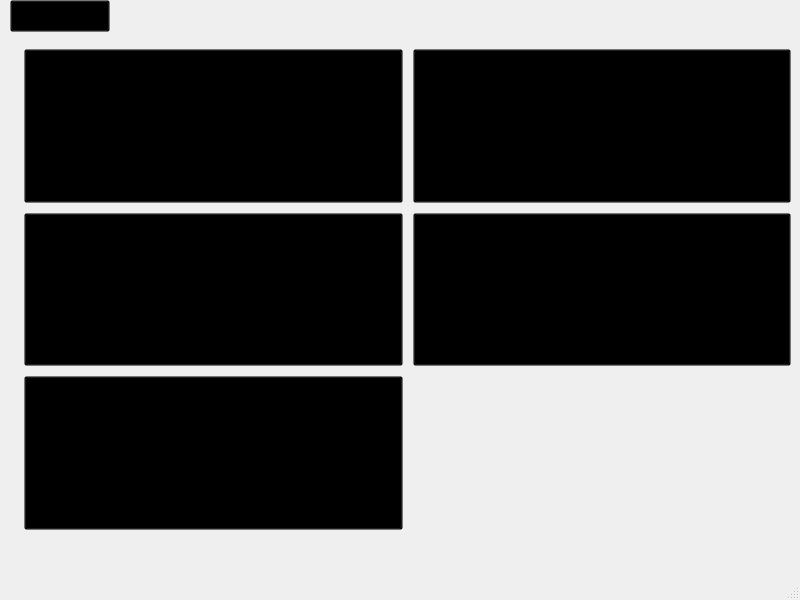
<?xml version="1.0" encoding="UTF-8"?>
<ui version="4.0">
 <class>LevelSelect</class>
 <widget class="QMainWindow" name="LevelSelect">
  <property name="geometry">
   <rect>
    <x>0</x>
    <y>0</y>
    <width>800</width>
    <height>600</height>
   </rect>
  </property>
  <property name="windowTitle">
   <string>MainWindow</string>
  </property>
  <property name="styleSheet">
   <string notr="true">
QPushButton
{
   background-color: transparent;
	font: 26pt &quot;Century Gothic&quot;;
	color: rgb(0, 0, 0);
}
QPushButton#menuButton
{
	font: 18pt &quot;Century Gothic&quot;;
	color: rgb(0, 0, 0);
}
QPushButton:pressed
{
	color: rgba(255, 255, 255, 200);
background-color: rgba(255, 255, 255, 200);
}
QPushButton:hover:!pressed
{
  color: rgba(255, 255, 255, 200);
background-color: rgba(255, 255, 255, 200);
}</string>
  </property>
  <widget class="QWidget" name="centralwidget">
   <widget class="QWidget" name="gridLayoutWidget">
    <property name="geometry">
     <rect>
      <x>-1</x>
      <y>49</y>
      <width>817</width>
      <height>481</height>
     </rect>
    </property>
    <layout class="QGridLayout" name="gridLayout">
     <property name="spacing">
      <number>0</number>
     </property>
     <item row="0" column="0">
      <spacer name="horizontalSpacer_2">
       <property name="orientation">
        <enum>Qt::Horizontal</enum>
       </property>
       <property name="sizeType">
        <enum>QSizePolicy::Fixed</enum>
       </property>
       <property name="sizeHint" stdset="0">
        <size>
         <width>25</width>
         <height>20</height>
        </size>
       </property>
      </spacer>
     </item>
     <item row="2" column="1">
      <widget class="QPushButton" name="mergeSort">
       <property name="sizePolicy">
        <sizepolicy hsizetype="Minimum" vsizetype="Expanding">
         <horstretch>0</horstretch>
         <verstretch>0</verstretch>
        </sizepolicy>
       </property>
       <property name="styleSheet">
        <string notr="true">border-image: url(:/graphics/merge-sort.png);</string>
       </property>
       <property name="text">
        <string>MERGE SORT</string>
       </property>
       <property name="icon">
        <iconset>
         <disabledoff>:/graphics/lock.png</disabledoff>
        </iconset>
       </property>
       <property name="iconSize">
        <size>
         <width>64</width>
         <height>64</height>
        </size>
       </property>
      </widget>
     </item>
     <item row="0" column="3">
      <widget class="QPushButton" name="insertionSort">
       <property name="sizePolicy">
        <sizepolicy hsizetype="Minimum" vsizetype="Expanding">
         <horstretch>0</horstretch>
         <verstretch>0</verstretch>
        </sizepolicy>
       </property>
       <property name="styleSheet">
        <string notr="true">border-image: url(:/graphics/insertion-sort.png);</string>
       </property>
       <property name="text">
        <string>INSERTION SORT</string>
       </property>
       <property name="icon">
        <iconset resource="graphics.qrc">
         <normaloff>:/graphics/lock.png</normaloff>
         <disabledoff>:/graphics/lock.png</disabledoff>:/graphics/lock.png</iconset>
       </property>
       <property name="iconSize">
        <size>
         <width>64</width>
         <height>64</height>
        </size>
       </property>
       <property name="checkable">
        <bool>false</bool>
       </property>
      </widget>
     </item>
     <item row="0" column="2">
      <spacer name="horizontalSpacer">
       <property name="orientation">
        <enum>Qt::Horizontal</enum>
       </property>
       <property name="sizeType">
        <enum>QSizePolicy::Fixed</enum>
       </property>
       <property name="sizeHint" stdset="0">
        <size>
         <width>10</width>
         <height>20</height>
        </size>
       </property>
      </spacer>
     </item>
     <item row="0" column="1">
      <widget class="QPushButton" name="selectionSort">
       <property name="sizePolicy">
        <sizepolicy hsizetype="Minimum" vsizetype="Expanding">
         <horstretch>0</horstretch>
         <verstretch>0</verstretch>
        </sizepolicy>
       </property>
       <property name="styleSheet">
        <string notr="true">border-image: url(:/graphics/selection-sort.png);</string>
       </property>
       <property name="text">
        <string>SELECTION SORT</string>
       </property>
      </widget>
     </item>
     <item row="0" column="4">
      <spacer name="horizontalSpacer_3">
       <property name="orientation">
        <enum>Qt::Horizontal</enum>
       </property>
       <property name="sizeType">
        <enum>QSizePolicy::Fixed</enum>
       </property>
       <property name="sizeHint" stdset="0">
        <size>
         <width>25</width>
         <height>20</height>
        </size>
       </property>
      </spacer>
     </item>
     <item row="4" column="1">
      <spacer name="verticalSpacer_2">
       <property name="orientation">
        <enum>Qt::Vertical</enum>
       </property>
       <property name="sizeType">
        <enum>QSizePolicy::Fixed</enum>
       </property>
       <property name="sizeHint" stdset="0">
        <size>
         <width>20</width>
         <height>10</height>
        </size>
       </property>
      </spacer>
     </item>
     <item row="1" column="1">
      <spacer name="verticalSpacer">
       <property name="orientation">
        <enum>Qt::Vertical</enum>
       </property>
       <property name="sizeType">
        <enum>QSizePolicy::Fixed</enum>
       </property>
       <property name="sizeHint" stdset="0">
        <size>
         <width>20</width>
         <height>10</height>
        </size>
       </property>
      </spacer>
     </item>
     <item row="5" column="1">
      <widget class="QPushButton" name="heapSort">
       <property name="sizePolicy">
        <sizepolicy hsizetype="Minimum" vsizetype="Expanding">
         <horstretch>0</horstretch>
         <verstretch>0</verstretch>
        </sizepolicy>
       </property>
       <property name="styleSheet">
        <string notr="true">border-image: url(:/graphics/heap-sort.png);</string>
       </property>
       <property name="text">
        <string>HEAP SORT</string>
       </property>
       <property name="icon">
        <iconset resource="graphics.qrc">
         <normaloff>:/graphics/comingSoon.png</normaloff>:/graphics/comingSoon.png</iconset>
       </property>
       <property name="iconSize">
        <size>
         <width>128</width>
         <height>128</height>
        </size>
       </property>
      </widget>
     </item>
     <item row="2" column="3">
      <widget class="QPushButton" name="bogoSort">
       <property name="sizePolicy">
        <sizepolicy hsizetype="Minimum" vsizetype="Expanding">
         <horstretch>0</horstretch>
         <verstretch>0</verstretch>
        </sizepolicy>
       </property>
       <property name="styleSheet">
        <string notr="true">border-image: url(:/graphics/bogo-sort.png);</string>
       </property>
       <property name="text">
        <string>BOGO SORT</string>
       </property>
       <property name="icon">
        <iconset>
         <disabledoff>:/graphics/lock.png</disabledoff>
        </iconset>
       </property>
       <property name="iconSize">
        <size>
         <width>64</width>
         <height>64</height>
        </size>
       </property>
      </widget>
     </item>
    </layout>
   </widget>
   <widget class="QPushButton" name="menuButton">
    <property name="geometry">
     <rect>
      <x>10</x>
      <y>0</y>
      <width>100</width>
      <height>32</height>
     </rect>
    </property>
    <property name="font">
     <font>
      <family>Century Gothic</family>
      <pointsize>18</pointsize>
      <italic>false</italic>
      <bold>false</bold>
     </font>
    </property>
    <property name="text">
     <string>MENU</string>
    </property>
   </widget>
  </widget>
  <widget class="QMenuBar" name="menubar">
   <property name="geometry">
    <rect>
     <x>0</x>
     <y>0</y>
     <width>800</width>
     <height>22</height>
    </rect>
   </property>
  </widget>
  <widget class="QStatusBar" name="statusbar"/>
 </widget>
 <resources>
  <include location="graphics.qrc"/>
 </resources>
 <connections/>
</ui>
